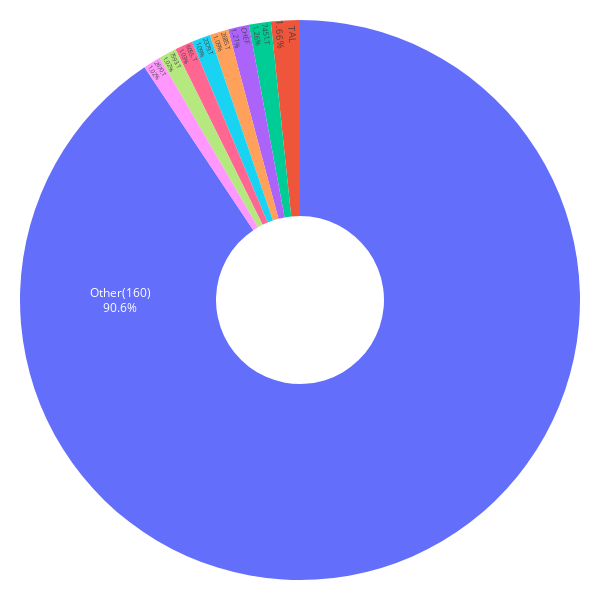

Write notebook code for a chart like this one.
### Code cell
importlib.reload(lstm_utils)
importlib.reload(mpt_utils)

weights_6m, mu_6m, S_6m, allocations_6m, weights_all_6m = mpt_utils.portfolio_and_plot(df_forecast_6m, df, plot_threshold=0.01)

### Figure 1 — Plotly figure (JSON) as saved in the notebook; plotly's stock layout.template omitted (floating-point values rounded to 4 significant figures)
{"data": [{"hole": 0.3, "insidetextorientation": "radial", "labels": ["2685.T", "6055.T", "2379.T", "7593.T", "2670.T", "TAL", "CHEF", "7451.T", "Other(160)"], "textinfo": "label+percent", "textposition": "inside", "values": [0.0062, 0.0059, 0.0062, 0.0058, 0.0058, 0.0095, 0.0069, 0.0072, 0.5173], "type": "pie"}], "layout": {"margin": {"l": 20, "r": 20, "t": 20, "b": 20}, "font": {"color": "black"}, "height": 600, "width": 600, "paper_bgcolor": "white", "plot_bgcolor": "white", "showlegend": false}}
